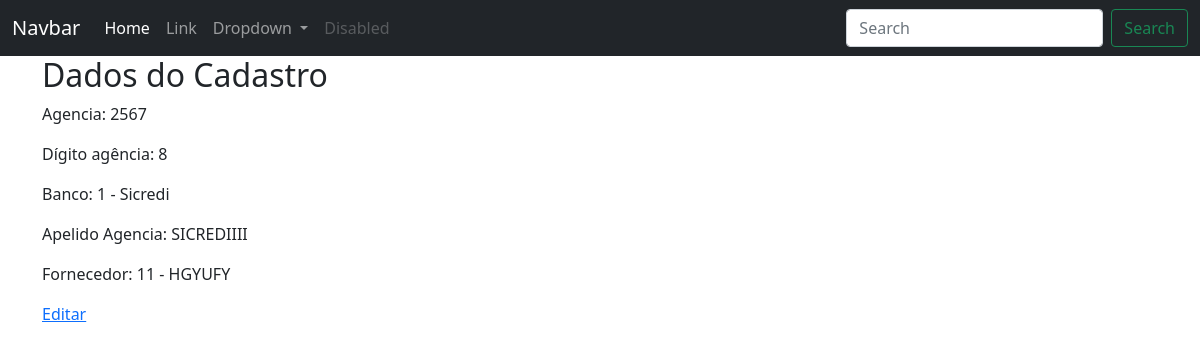
/financeiro/bancos/agencias/10 (signed in), run on an earlier commit of the app's database.
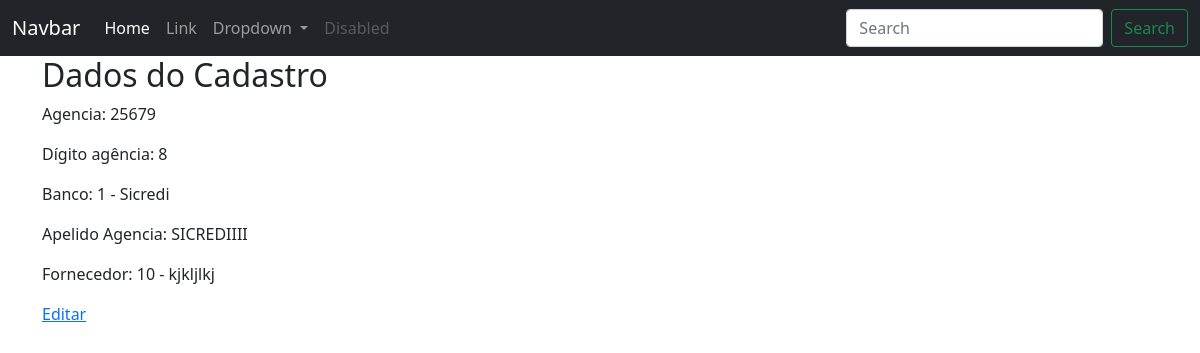
And on a later commit of the database.
### ERP/models.py (models this page shows, shortened)
class AgenciaBanco(database.Model):
    __tablename__ = 'agencia_bancos'
    id = database.Column(database.Integer, primary_key=True)
    agencia = database.Column(database.Integer, unique=True)
    digito_agencia = database.Column(database.Integer)
    id_banco = database.Column(database.Integer, database.ForeignKey('bancos.id'))
    apelido_agencia = database.Column(database.String, unique=True)
    id_cliente = database.Column(database.Integer, database.ForeignKey('clientes_fornecedores.id'))

class ClientesFornecedores(database.Model):
    __tablename__ ='clientes_fornecedores'
    id = database.Column(database.Integer, primary_key=True)
    nome_fantasia = database.Column(database.String(500))
    razao_social = database.Column(database.String(500))
    cnpj = database.Column(database.String(20), unique=True)
    rua = database.Column(database.String(100))
    complemento = database.Column(database.String(70))
    nro = database.Column(database.String(20))
    bairro = database.Column(database.String(70))
    cidade = database.Column(database.String(70))
    uf = database.Column(database.String(2))
    cep = database.Column(database.String(15))
    data_fundacao = database.Column(database.Date)
    cpf = database.Column(database.String(20), unique=True)
    nome = database.Column(database.String(100))
    telefone = database.Column(database.String(20))
    telefone2 = database.Column(database.String(20))
    telefone3 = database.Column(database.String(20))
    email = database.Column(database.String(100))
    data_aniversario = database.Column(database.Date)
    obs = database.Column(database.Text)
    data_cadastro = database.Column(database.DateTime, default=datetime.utcnow())
    tipo_cadastro = database.Column(database.Integer, database.ForeignKey('tipos_cadastro.id'), nullable=False)
    id_usuario_cadastro = database.Column(database.Integer, database.ForeignKey('usuarios.id'), nullable=False)

### ERP/routes.py (the view)
@app.route('/financeiro/bancos/agencias/<id_agencia>')
@login_required
def agencias_bancarias(id_agencia):
    agencia = AgenciaBanco.query.get_or_404(id_agencia)
    banco = Bancos.query.get_or_404(agencia.id_banco)
    fornecedor = ClientesFornecedores.query.get_or_404(agencia.id_cliente)
    return render_template('agencia_bancaria.html', agencia=agencia, banco=banco, fornecedor=fornecedor)

### ERP/routes.py (called while the page is built)
@login_manager.user_loader
def load_user(user_id):
    return Usuarios.query.get(int(user_id))

### ERP/templates/agencia_bancaria.html
{% include 'base.html' %}
{% block content %}
    <div class="container">
        <h2>Dados do Cadastro</h2>
        <p>Agencia: {{ agencia.agencia }}</p>
        <p>Dígito agência: {{ agencia.digito_agencia }}</p>
        <p>Banco: {{ banco.id }} - {{ banco.nome_banco }}</p>
        <p>Apelido Agencia: {{ agencia.apelido_agencia }}</p>
        <p>Fornecedor: {{ fornecedor.id }} - {{ fornecedor.razao_social }}</p>
        <p><a href="{{ url_for('editar_agencias_bancarias', id_agencia=agencia.id) }}">Editar</a></p>
    </div>
{% endblock %}

What changed in the data, as far as the page shows it:
no longer on this page (row unchanged): ClientesFornecedores: id "11", razao_social "HGYUFY"
changed AgenciaBanco "SICREDIIII": agencia "2567" → "25679"
now on this page (row unchanged): ClientesFornecedores: id "10", razao_social "kjkljlkj"
